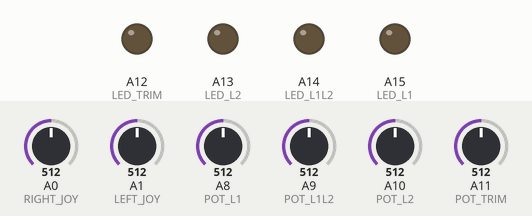
Recording of a sketch running on a simulated Arduino Mega 2560, built with avr-gcc and run on an emulated ATmega2560. Parts: output pins drawn as LEDs (lit = HIGH). The inputs (shaded band) are chosen by the test bench; at power-on: A8 (POT_L1) = 512, A9 (POT_L1L2) = 512, A10 (POT_L2) = 512, A11 (POT_TRIM) = 512, A0 (RIGHT_JOY) = 512, A1 (LEFT_JOY) = 512. What the sketch prints to the serial monitor is not drawn.

Above: at 1.2 s.
1.3 s: A8 (POT_L1) set to 525
At 2.5 s:
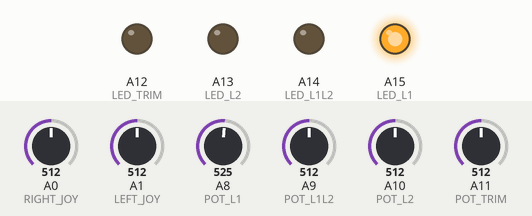
2.8 s: A9 (POT_L1L2) set to 523
At 3.8 s:
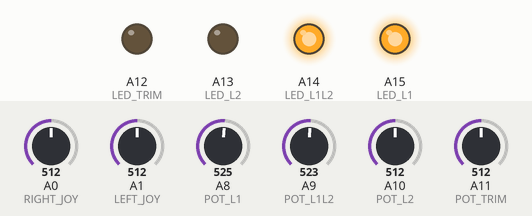
4.3 s: A10 (POT_L2) set to 521
At 5.4 s:
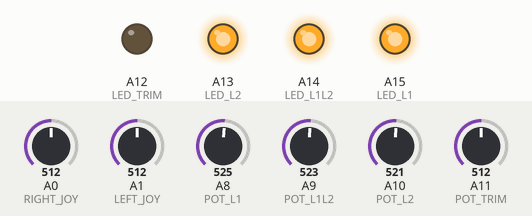
5.8 s: A11 (POT_TRIM) set to 716
At 6.8 s:
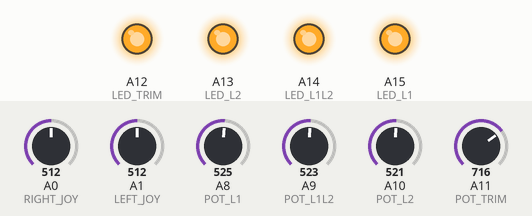
7.3 s: A10 (POT_L2) set to 502
At 8.1 s:
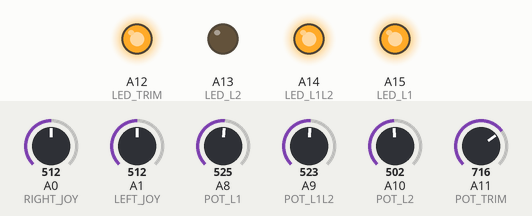
8.8 s: A9 (POT_L1L2) set to 502
At 9.5 s:
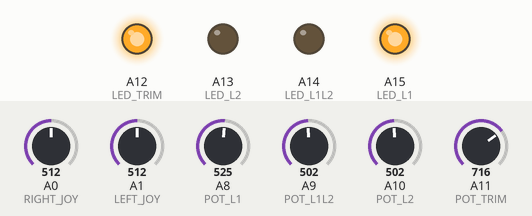
Timing chart, 0 to 11.3 s (numbered marks = the images above; inputs shaded):
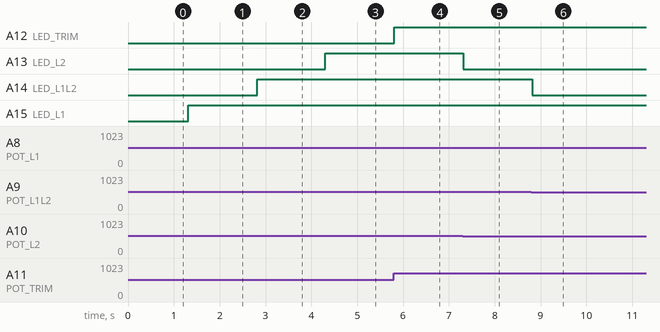

Measured:
- the behaviour switches between 512 and 513 on A8 (POT_L1) (found by bisection; images 0 and 1)
- the behaviour switches between 512 and 513 on A9 (POT_L1L2) (found by bisection; images 1 and 2)
- the behaviour switches between 512 and 513 on A10 (POT_L2) (found by bisection; images 2 and 3)
- after the input at 1.3 s, A15 (LED_L1): LOW → HIGH at once
- after the input at 2.8 s, A14 (LED_L1L2): LOW → HIGH at once
- after the input at 4.3 s, A13 (LED_L2): LOW → HIGH at once
- after the input at 5.8 s, A12 (LED_TRIM): LOW → HIGH at once
- after the input at 7.3 s, A13 (LED_L2): HIGH → LOW at once
- after the input at 8.8 s, A14 (LED_L1L2): HIGH → LOW at once

The sketch:

transmitter.ino
```cpp
#define FORWARD_DOWN 0x0
#define FORWARD_UP 0x1

#define ELECTROMAGNET_BUTTON (PSB_L1)
#define QUICK_DIVE_BUTTON (PSB_CROSS)
#define AUTO_BUTTON (PSB_PAD_UP)
#define JUST_BACK_BUTTON (PSB_SQUARE)
#define RESTART_AUTO (PSB_PAD_LEFT)
#define UPDATE_POT (PSB_PAD_DOWN)
#define PROTOCOL_MID_VAL (127)
#define DEAD_ZONE 10

#define PROTOCOL_START_BYTE (0xFF)
#define PROTOCOL_MIN_VAL (0x00)
#define PROTOCOL_MAX_VAL (0xFE) // 254
#define PROTOCOL_MID_VAL (127)

// See http://www.billporter.info/2010/06/05/playstation-2-controller-arduino-library-v1-0/ for wire designations
#define PS2_DAT (6)
#define PS2_CMD (5)
#define PS2_SEL (7) // Probably the "attention" wire
#define PS2_CLK (4)
#define PS2_PRESSURES (false)
#define PS2_RUMBLE (false)

#define DEBUG_INPUT (true)
#define DEBUG_TRANSMITTER (false)
#define DEBUG_RAW_INPUT (false)
#define DEBUG_POTS (false)
#define LOG_ACTIONS (false)

#define RIGHT_JOY (A0)
#define LEFT_JOY (A1)
#define POT_TRIM (A11)
#define POT_L1 (A8)
#define POT_L1L2 (A9)
#define POT_L2 (A10)
#define LED_TRIM (A12)
#define LED_L1 (A15)
#define LED_L1L2 (A14)
#define LED_L2 (A13)

#include "PS2X_lib.h"
#include "crc32b.h"

enum Autonomous {
  WAITING,
  PRESSED,
  RELEASED,
  PRESSED_AGAIN
};

typedef struct Log {
    uint32_t time;
    uint8_t buttonEnum;
    uint8_t leftJoy;
    uint8_t rightJoy;
    uint32_t pressure;
} SubLog;

PS2X ps2x; // create PS2 Controller Class
Autonomous autonomous = WAITING;
uint8_t potChooser = 5;
uint8_t pots[4] = {POT_TRIM, POT_L1, POT_L1L2, POT_L2};

void setup() {
  Serial.begin(115200);
  Serial1.begin(115200);

  //setup pins and settings: GamePad(clock, command, attention, data, Pressures?, Rumble?) check for error
  int error = ps2x.config_gamepad(PS2_CLK, PS2_CMD, PS2_SEL, PS2_DAT, PS2_PRESSURES, PS2_RUMBLE);

  if(error == 0){
    Serial.print("Found Controller, configured successful ");
    Serial.print("pressures = ");
    if (PS2_PRESSURES)
      Serial.println("true ");
    else
      Serial.println("false");
    Serial.print("rumble = ");
    if (PS2_RUMBLE)
      Serial.println("true)");
    else
      Serial.println("false");
    Serial.println("Try out all the buttons, X will vibrate the controller, faster as you press harder;");
    Serial.println("holding L1 or R1 will print out the analog stick values.");
    Serial.println("Note: Go to www.billporter.info for updates and to report bugs.");
  } else if(error == 1) {
    Serial.println("No controller found, check wiring, see readme.txt to enable debug. visit www.billporter.info for troubleshooting tips");
  } else if(error == 2) {
    Serial.println("Controller found but not accepting commands. see readme.txt to enable debug. Visit www.billporter.info for troubleshooting tips");
  } else if(error == 3) {
    Serial.println("Controller refusing to enter Pressures mode, may not support it. ");
  }

  int type = ps2x.readType();
  switch(type) {
    case 0:
      Serial.print("Unknown Controller type found ");
      break;
    case 1:
      Serial.print("DualShock Controller found ");
      break;
    case 2:
      Serial.print("GuitarHero Controller found ");
      break;
    case 3:
      Serial.print("Wireless Sony DualShock Controller found ");
      break;
   }

   pinMode(INPUT, RIGHT_JOY);
   pinMode(INPUT, LEFT_JOY);
   pinMode(INPUT, POT_TRIM);
   pinMode(INPUT, POT_L1);
   pinMode(INPUT, POT_L1L2);
   pinMode(INPUT, POT_L1);
   pinMode(OUTPUT, LED_TRIM);
   pinMode(OUTPUT, LED_L1);
   pinMode(OUTPUT, LED_L1L2);
   pinMode(OUTPUT, LED_L2);

}

void loop() {
  ps2x.read_gamepad(); //read controller and set large motor to spin at 'vibrate' speed


  uint16_t joy_right = map(analogRead(RIGHT_JOY), 0, 700, 254, 0);
  uint8_t joy_left = map(analogRead(LEFT_JOY), 0, 700, 254, 0);
  uint8_t state = 0;
  switch(autonomous) {
    case WAITING:
      if(ps2x.Button(ELECTROMAGNET_BUTTON)) {
        state = 1;
      } else if(ps2x.Button(QUICK_DIVE_BUTTON)) {
        state = 2;
      } else if(ps2x.Button(AUTO_BUTTON)) {
        autonomous = PRESSED;
        state = 3;
      } else if(ps2x.Button(JUST_BACK_BUTTON)) {
        state = 4;
      } else if(ps2x.Button(RESTART_AUTO)) {
        state = 5;
      } else if(ps2x.ButtonReleased(PSB_PAD_DOWN)) {
        state = 6;
        joy_left = potChooser;
        joy_right = map(analogRead(pots[potChooser]), 0, 1024, 0, 254);
        Serial.println("Sent Val");
        potChooser = (potChooser + 1) % 4;
      }
      break;
    case PRESSED:
      if(!ps2x.Button(AUTO_BUTTON)) {
        autonomous = RELEASED;
      }
      state = 3;
      break;
    case RELEASED:
      if(ps2x.Button(AUTO_BUTTON)) {
        autonomous = PRESSED_AGAIN;
      }
      state = 3;
      break;
    case PRESSED_AGAIN:
      if(!ps2x.Button(AUTO_BUTTON)) {
        autonomous = WAITING;
      }
      break;
  }

  if(state != 6) {
    if(abs((int)joy_right - PROTOCOL_MID_VAL) < DEAD_ZONE) {
      joy_right = PROTOCOL_MID_VAL;
    } else if(joy_right > 245) {
      joy_right = PROTOCOL_MAX_VAL;
    } else if(joy_right < 20) {
      joy_right = PROTOCOL_MIN_VAL;
    }
    if(abs((int)joy_left - PROTOCOL_MID_VAL) < DEAD_ZONE) {
      joy_left = PROTOCOL_MID_VAL;
    } else if(joy_left > 245) {
      joy_left = PROTOCOL_MAX_VAL;
    } else if(joy_left < 20) {
      joy_left = PROTOCOL_MIN_VAL;
    }
  }

  uint8_t message[3] = {state, joy_left, joy_right};

  uint32_t crc = crc32b(message, sizeof(message));
  uint8_t crc_bytes[sizeof(crc)] = {
    (crc >> 24) & 0xFF,
    (crc >> 16) & 0xFF,
    (crc >> 8) & 0xFF,
    crc & 0xFF
  };

  if (DEBUG_INPUT) {
    Serial.print("Joy Right: ");
    Serial.print(joy_right);
    Serial.print(" Joy Left: ");
    Serial.print(joy_left);
    Serial.print("  Button State: ");
    Serial.println(state);
  }

  if (DEBUG_RAW_INPUT) {
    Serial.print("Joy Right: ");
    Serial.print(ps2x.Analog(PSS_RX));
    Serial.print(" Joy Left: ");
    Serial.print(ps2x.Analog(PSS_LY));
    Serial.print("  Button State: ");
    Serial.println(state);
  }

  if (DEBUG_TRANSMITTER) {
    Serial.println("====================");
    Serial.print(message[0], HEX); Serial.print(" ");
    Serial.print(message[1], HEX); Serial.print(" ");
    Serial.print(message[2], HEX); Serial.println(" ");
    Serial.println();
    Serial.println(crc, HEX);
    Serial.println();
    Serial.print(crc_bytes[0], HEX); Serial.print(" ");
    Serial.print(crc_bytes[1], HEX); Serial.print(" ");
    Serial.print(crc_bytes[2], HEX); Serial.print(" ");
    Serial.print(crc_bytes[3], HEX); Serial.println(" ");
    Serial.println("************************");
  }


  if(LOG_ACTIONS) {
    SubLog log;
    if(get_message_if_available(&log)) {
      Serial.print(log.time);
      Serial.print(" ");
      Serial.print(log.buttonEnum);
      Serial.print(" ");
      Serial.print(log.leftJoy);
      Serial.print(" ");
      Serial.print(log.rightJoy);
      Serial.print(" ");
      Serial.println(log.pressure);
    }
  }

  if(analogRead(POT_TRIM) > 512) {
    analogWrite(LED_TRIM, 255);
  } else {
    analogWrite(LED_TRIM, 0);
  }
  if(analogRead(POT_L1) > 512) {
    analogWrite(LED_L1, 255);
  } else {
    analogWrite(LED_L1, 0);
  }
  if(analogRead(POT_L1L2) > 512) {
    analogWrite(LED_L1L2, 255);
  } else {
    analogWrite(LED_L1L2, 0);
  }
  if(analogRead(POT_L2) > 512) {
    analogWrite(LED_L2, 255);
  } else {
    analogWrite(LED_L2, 0);
  }

  if(DEBUG_POTS) {
    Serial.print("Trim: ");
    Serial.print(analogRead(RIGHT_JOY));
    Serial.print(" L1: ");
    Serial.print(analogRead(LEFT_JOY));
    Serial.print(" L1L2: ");
    Serial.print(analogRead(POT_L1L2));
    Serial.print(" L2: ");
    Serial.println(analogRead(POT_L2));
  }

  Serial1.write(PROTOCOL_START_BYTE);
  Serial1.write(message, sizeof(message));
  Serial1.write(crc_bytes, sizeof(crc_bytes));
  delay(25);
}

bool get_message_if_available(SubLog* log) {
  if (Serial1.available() && (Serial1.read() == PROTOCOL_START_BYTE)) {
    return Serial1.readBytes((uint8_t *)log, sizeof(SubLog)) == sizeof(SubLog);
  }

  return false;
}
```

crc32b.cpp
```cpp
#include "crc32b.h"
#include <stdint.h>
#include <stddef.h>

// http://www.hackersdelight.org/hdcodetxt/crc.c.txt
uint32_t crc32b(uint8_t *message, size_t size) {
   int i, j;
   uint8_t byte;
   uint32_t crc, mask;

   i = 0;
   crc = 0xFFFFFFFF;
   while (i < size) {
      byte = message[i];            // Get next byte.
      crc = crc ^ byte;
      for (j = 7; j >= 0; j--) {    // Do eight times.
         mask = -(crc & 1);
         crc = (crc >> 1) ^ (0xEDB88320UL & mask);
      }
      i = i + 1;
   }
   return ~crc;
}
```

crc32b.h
```cpp
#ifndef __CRC_32B_H__
#define __CRC_32B_H__

#include <stdint.h>
#include <stddef.h>

uint32_t crc32b(uint8_t *message, size_t size);

#endif // __CRC_32B_H__
```
